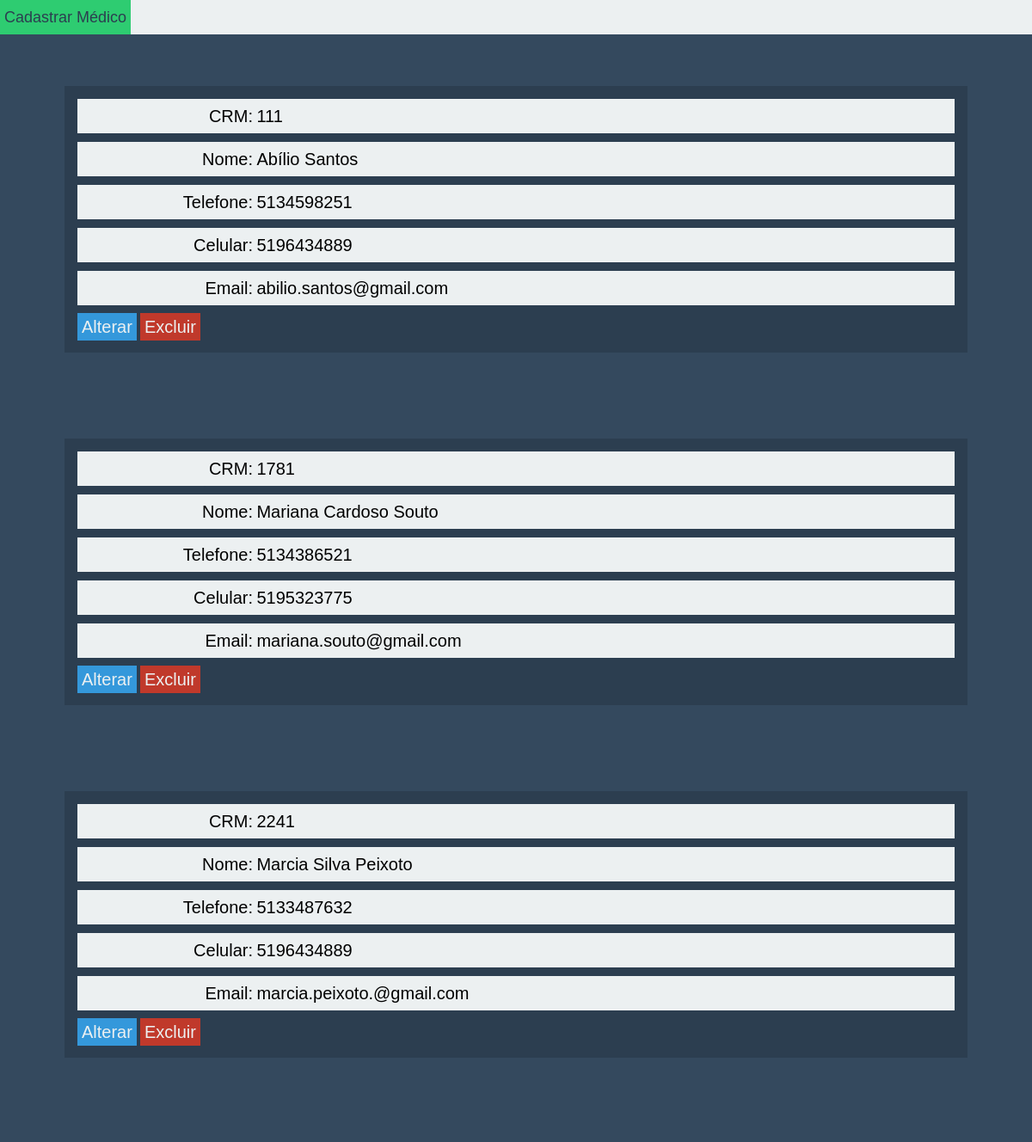
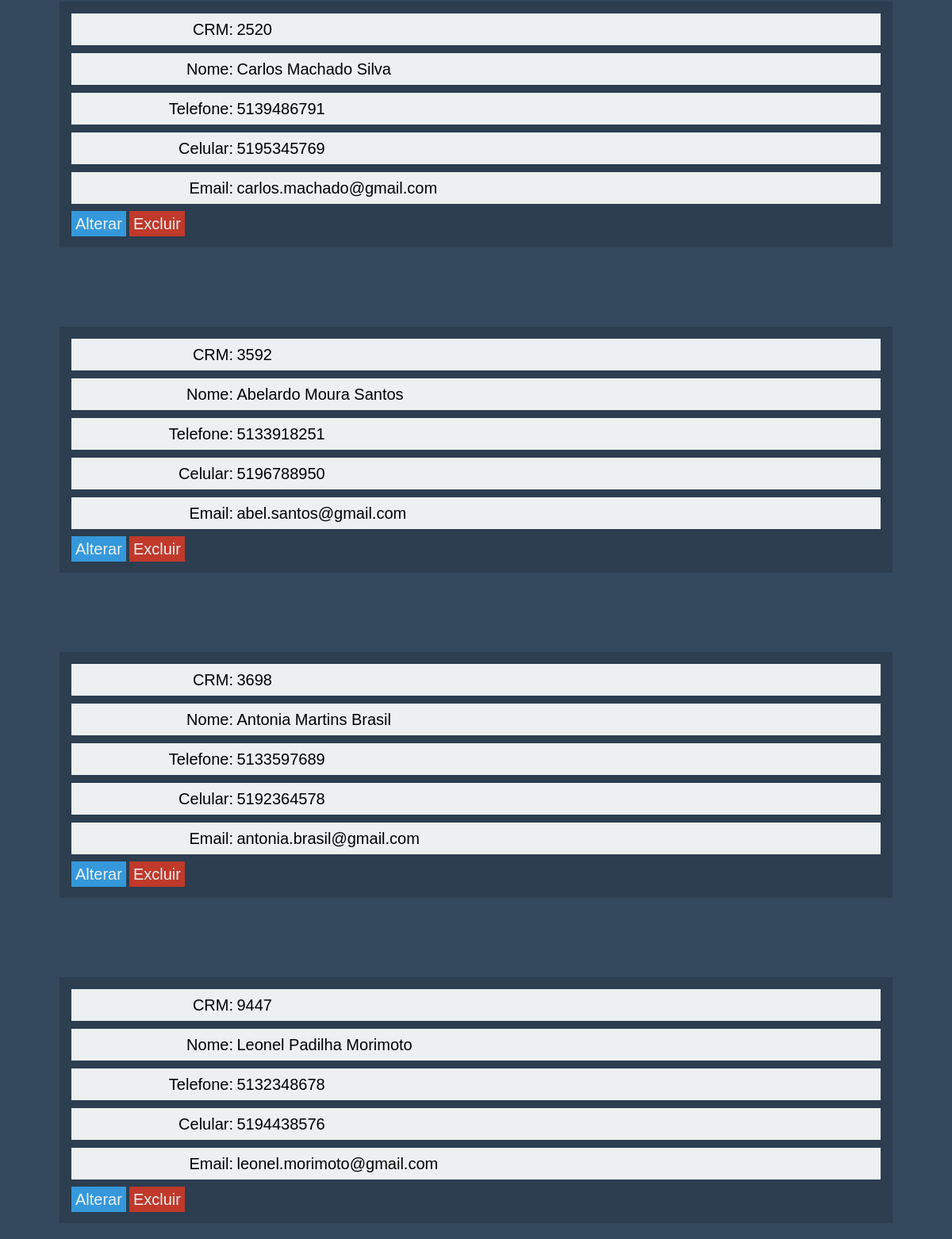
Screenshot of /view/medico.php with the database file from the repository (2 pictures, top to bottom).
### tables this page shows
CREATE TABLE MEDICO(
crm bigint not null auto_increment,
nome varchar(80),
telefone varchar(10),
celular varchar(10),
email varchar(60),

constraint PK_MEDICO primary key (crm)
);

### controller/MedicoCtr.class.php (called while the page is built, shortened)
<?php
include_once '../model/bo/MedicoBo.class.php';
class MedicoCtr{
	private $bo;
	public function __construct(){
		$this->bo = new MedicoBo();
	}
	public function getLista(){
		return $this->bo->getLista();
	}
}
?>

### model/bo/MedicoBo.class.php (called while the page is built, shortened)
<?php
class MedicoBo{
	private $dao;
	public function __construct(){
		$this->dao = new MedicoDao();
	}
	public function getLista(){
		$fields = "crm, nome, telefone, email, celular ";
		$filter = "";
		$this->dao->find($fields, $filter);
		return $this->dao->getResultSet();
	}
}
?>

### model/dao/Dao.class.php (called while the page is built, shortened)
<?php
abstract class Dao {
    private $tableName;
	private $rs;
	public function __construct($tableName){
		include_once('Connection.class.php');
		$this->tableName = $tableName;
	}
	public function find($columns, $filter){
	  try
	  {
		$sql = "SELECT $columns FROM $this->tableName $filter";
		$this->rs = Connection::getConn()->query($sql);
		$this->rowsSelAffected = $this->rs->rowCount();
		return $this->rowsSelAffected;
	  }
	  catch(Exception $ex){
			throw($ex);
		}
	}
	public function getResultSet(){
	  try
	  {
		$return = NULL;
		while($row=$this->rs->fetch()){
			$return[] = $row;
		}
		return $return;
	  }
	  catch(Exception $ex){
			throw($ex);
		}
	}
}
?>

### model/dao/Connection.class.php (called while the page is built)
<?php
class Connection {
	private static $conn;
	private static $hostname		="localhost";
	private static $dataBaseName	="JOHAN_YASSER_INTERDIS";
	private static $userName		="admin";
	private static $pwd				="masterkey";
	private static $dataBaseType	="mysql";
public static function connect(){
		try
		{
			self::$conn = new
			 PDO(self::$dataBaseType.":host=".
			 self::$hostname.";dbname=".
			 self::$dataBaseName,
			 self::$userName,
			 self::$pwd);
		}
		catch(Exception $ex)
		{
			throw $ex;
		}
	}
	public static function getConn(){
		return self::$conn;
	}
	public static function disconnect(){
		self::$conn=null;
	}
}
?>

### view/medico.php (the view, shortened to what this page needs)
<html>
<head>
	<link rel="stylesheet" href="css/main.css" type="text/css">
	<link rel="stylesheet" href="css/crud.css" type="text/css">
	<link rel="stylesheet" href="css/cadastro.css" type="text/css">
	<?php include_once '../controller/MedicoCtr.class.php'; ?>
</head>
<body>
	<header>
		<form action="cadastrarMedico.php" method="post">
			<input type="submit" name="adicionar" class="form-component button button-add" value="Cadastrar Médico"/>
		</form>
	</header>
	<?php
		try{
			$ctr = new MedicoCtr();
			$medicos = $ctr->getLista();
			if($medicos != NULL){
				foreach($medicos as $medico){
				?>
					<article id="form-wraper">
					<div class="form-group">
						<label>CRM:</label>
						<span class="input"><?php echo $medico['crm'];?></span>
					</div>
						<div class="form-group">
						<label>Nome:</label>
						<span class="input"><?php echo $medico['nome'];?></span>
					</div>
						<div class="form-group">
						<label>Telefone:</label>
						<span id="telefone" class="input"><?php echo $medico['telefone'];?></span>
					</div>
						<div class="form-group">
						<label>Celular:</label>
						<span class="input"><?php echo $medico['celular'];?></span>
					</div>
						<div class="form-group">
						<label>Email:</label>
						<span class="input"><?php echo $medico['email'];?></span>
					</div>
					<span class='form-component table-column list-button update'><a href= <?php echo strtr($medico['nome'], array(" " => "%20"));?> >Alterar</a></span>
					<span class='form-component table-column list-button delete'><a href= <?php echo "excluirMedico.php?id=" . $medico['crm'];?> >Excluir</a></span>
				</article>
	  <?php
				}
			}else{
				?> <div class='message success' > Não há médicos na lista.</div><?php
			}
		}catch(Exception $ex){
		   ?>
				<div class="message fail"> <?php echo $ex->getMessage(); ?></div>
		<?php
			}
		?>
</body>
</html>

### view/css/main.css (style rules this page uses)
body,html { padding:0; margin: 0; }
body { background-color: #34495e; }
.form-component { font-size: 20px; height: 32px; font-size: 20px; font-family: inherit; color:#2c3e50; }
.button { background-color: #2ecc71; border: 0; font-size:18px; font-family: sans-serif; width: 100px; font-weight: lighter; padding: 5px; }

### view/css/crud.css (style rules this page uses)
header { background-color: #ecf0f1; width: 100%; height: 40px; position: fixed; top:0; text-align: center; }
.button-add { float: left; vertical-align: bottom; width: auto; height: 100%; margin-right: 15px; padding: 5px; }
.list-button { height: 30px; line-height: 30px; vertical-align: center; cursor: pointer; padding: 5px; font-family: sans-serif; font-weight: lighter; }
.list-button a { color: inherit; text-decoration: none; }
.delete { background-color: #c0392b; color: #ecf0f1; }
.update { background-color: #3498db; color: #ecf0f1; height: 30px; line-height: 30px; vertical-align: center; cursor: pointer; }

### view/css/cadastro.css (style rules this page uses)
#form-wraper { width: 85%; margin:0 auto; margin-top: 100px; top: 50%; padding: 15px; background-color: #2c3e50; margin-bottom: 20px; }
.form-group { background-color: #ecf0f1; font-family: sans-serif; font-weight: lighter; margin-bottom: 10px; height: 40px; line-height: 40px; }
.form-group label { display: inline-block; width: 20%; text-align: right; font-size: 20px; vertical-align: center; }
.form-group input, .form-group .input { border:0; width: 70%; background-color: inherit; font-weight: lighter; font-size: 20px; vertical-align: center; font-family: sans-serif; }

### rows the page displays
medico: crm "111", nome "Abílio Santos", telefone "5134598251", celular "5196434889", email "abilio.santos@gmail.com"
medico: crm "1781", nome "Mariana Cardoso Souto", telefone "5134386521", celular "5195323775", email "mariana.souto@gmail.com"
medico: crm "2241", nome "Marcia Silva Peixoto", telefone "5133487632", celular "5196434889", email "marcia.peixoto.@gmail.com"
medico: crm "2520", nome "Carlos Machado Silva", telefone "5139486791", celular "5195345769", email "carlos.machado@gmail.com"
medico: crm "3592", nome "Abelardo Moura Santos", telefone "5133918251", celular "5196788950", email "abel.santos@gmail.com"
medico: crm "3698", nome "Antonia Martins Brasil", telefone "5133597689", celular "5192364578", email "antonia.brasil@gmail.com"
medico: crm "9447", nome "Leonel Padilha Morimoto", telefone "5132348678", celular "5194438576", email "leonel.morimoto@gmail.com"
